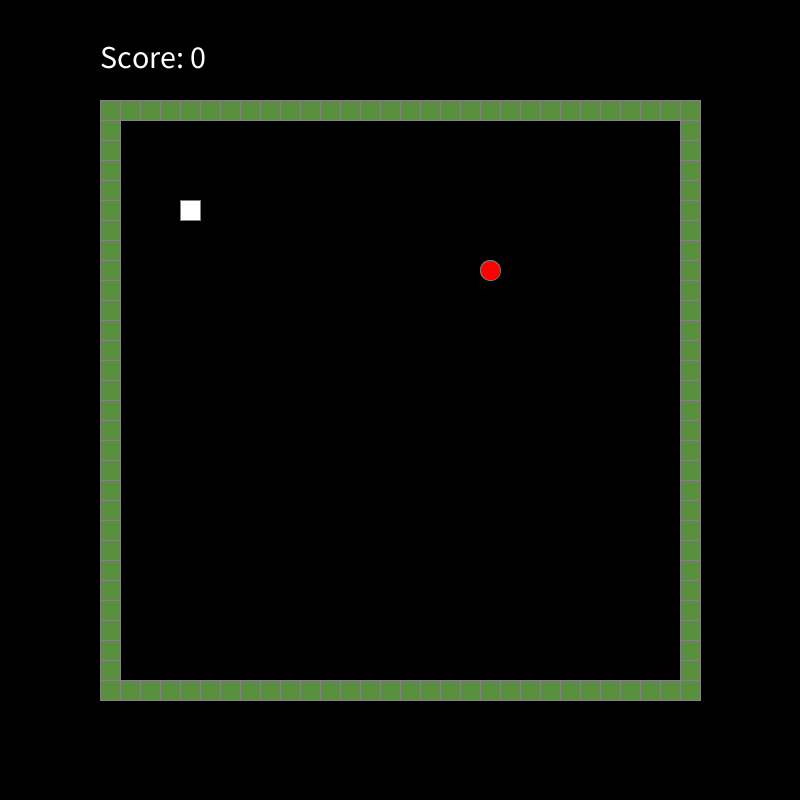
Frame 1 (no input)
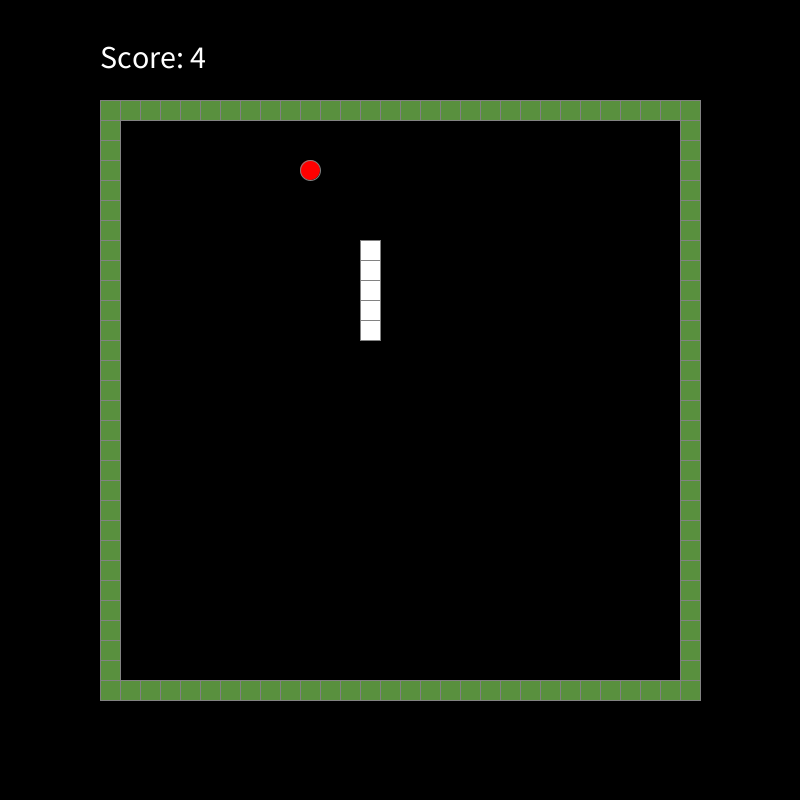
Frame 60 (the mouse pressed at the canvas centre just before this capture)
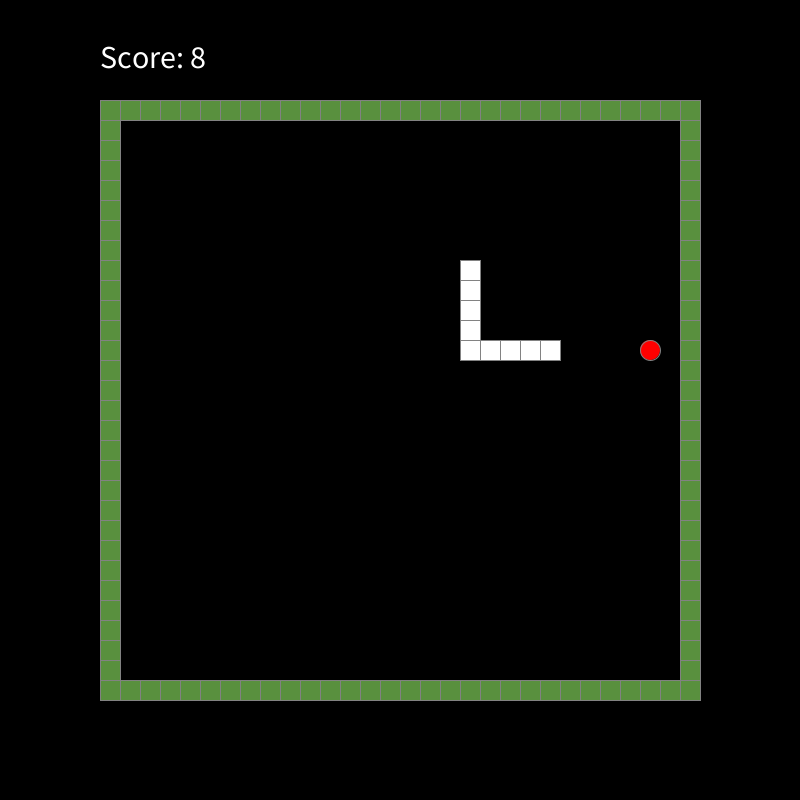
Frame 120 (the mouse held since frame 60 and released just before this capture)

The Processing sketch that drew these frames (run headless with seeded random() and noise(); from frame 60 on, the mouse is pressed at the canvas centre):

// Processing sketch: Game
// ── Game.pde
import java.util.Iterator;

// In this file, all global variables are declared and initialized,
// and the draw() method is defined, which is called 60 times per second.

int grid_w;
int grid_h;
int grid_s;
boolean[][] grid;
boolean gameActive;
Player PL;
ArrayList<TurnBlock> activeTurnBlocks;
Food food;
int score;
boolean botPlayer = true;

// This method is called at startup
void setup() {
    size(800, 800);
    background(0);
    grid_w = 30;
    grid_h = 30;
    grid_s = 20;
    grid = new boolean[grid_w][grid_h];
    gameActive = true;
    PL = new Player(4, 4);
    activeTurnBlocks = new ArrayList<TurnBlock>();
    food = new Food();
    score = 0;
    frameRate(10);
}

// This method is called 60 times per seconds
void draw() {
    if (gameActive) {
        updateLogic();
        drawEverything();
    } else {
        drawGameOver();
    }
}

// ── Draw.pde
void drawEverything() {
    // Draw game elements
    translate((width - grid_s * grid_w)/2, (height - grid_s * grid_h)/2);
    //drawGrid();
    drawWalls();
    food.draw();
    PL.draw();
    drawScore();
}

void drawWalls() {
    for (int x = 0; x < grid_w; x++) {
        for (int y = 0; y < grid_h; y++) {
            stroke(130, 130, 130);
            if (x == 0 || y == 0 || x == grid_w - 1 || y == grid_h - 1) {
                fill(89, 144, 62);
                rect(x * grid_s, y * grid_s, grid_s, grid_s);
            }
        }
    }
}

void drawScore() {
    fill(color(255, 255, 255));
    textSize(32);
    text("Score: " + score, 0, - 33);
}

// Draw game over screen
void drawGameOver() {
    fill(color(255, 255, 255));
    textSize(32);
    text("Game over. Press space to restart.", width/5, 35);
}

// Maybe the grid should not be drawn?
void drawGrid() {
    for (int x = 0; x < grid_w; x++) {
        for (int y = 0; y < grid_h; y++) {
            stroke(130, 130, 130);
            if (grid[x][y]) {
                fill(255, 255, 255);
                rect(x * grid_s, y * grid_s, grid_s, grid_s);
            } else {
                fill(0, 0, 0);
                rect(x * grid_s, y * grid_s, grid_s, grid_s);
            }
        }
    }
}

// ── Food.pde
public class Food {
    int x;
    int y;

    public Food() {
        randomizeLocation();
    }

    void randomizeLocation() {
        x = int(random(1, grid_w - 1));
        y = int(random(1, grid_h - 1));
    }

    public void draw() {
        fill(255, 0, 0);
        ellipseMode(CORNER);
        circle(x * grid_s, y * grid_s, grid_s);
    }
}

// ── GameLogic.pde
void updateLogic() {
    background(0);
    // Update game logic
    if (botPlayer) {
        botCommands();
    }
    PL.updatePosition();
    checkIfPlayerCollidesWall();
    removeTurnBlockIfNoSnakeOnIt();
    checkIfPlayerOnFood();
}

void removeTurnBlockIfNoSnakeOnIt() {
    Iterator<TurnBlock> iterator = activeTurnBlocks.iterator();
    while (iterator.hasNext()) {
        TurnBlock turnBlock = iterator.next();
        boolean willRemove = true;
        for (TailBlock tailBlock : PL.tailBlocks) {
            if (tailBlock.hasCoordinates(turnBlock.x, turnBlock.y)) {
                willRemove = false;
            }
        }
        if (willRemove) {
            iterator.remove();
        }
    }
}

void checkIfPlayerOnFood() {
    if (PL.hasCoordinates(food.x, food.y)) {
        PL.addTailBlock();
        food.randomizeLocation();
        score++;
    }
}

void checkIfPlayerCollidesWall() {
    if (PL.x <= 0 || PL.y <= 0 || PL.x >= grid_w - 1 || PL.y >= grid_h - 1) {
        gameActive = false;
    }
}

// ── Input.pde
void keyPressed() {
    if (gameActive) {
        if (key == CODED) {
            if (keyCode == DOWN && !PL.directionLastMoved.equals("up")) {
                PL.changeDirection("down");
            }
            if (keyCode == UP && !PL.directionLastMoved.equals("down")) {
                PL.changeDirection("up");
            }
            if (keyCode == RIGHT && !PL.directionLastMoved.equals("left")) {
                PL.changeDirection("right");
            }
            if (keyCode == LEFT && !PL.directionLastMoved.equals("right")) {
                PL.changeDirection("left");
            }
        }
    } else if (key == ' ') {
        setup();
    }
}

void botCommands() {
    int xFoodDiff = food.x - PL.x;
    int yFoodDiff = food.y - PL.y;

    if (xFoodDiff > 0) {
        PL.changeDirection("right");
    } else if (xFoodDiff < 0) {
        PL.changeDirection("left");
    }
    if (yFoodDiff > 0) {
        PL.changeDirection("down");
    } else if (yFoodDiff < 0) {
        PL.changeDirection("up");
    }
}

// ── Player.pde
public class Player {
    int x;
    int y;
    String direction;
    String directionLastMoved;
    ArrayList<TailBlock> tailBlocks;
    boolean justAddedTailBlock;

    public Player(int x, int y) {
        this.x = x;
        this.y = y;
        direction = "down";
        tailBlocks = new ArrayList<TailBlock>();
        justAddedTailBlock = false;
    }

    public void updatePosition() {
        switch (direction) {
        case "down":
            y++;
            break;
        case "up":
            y--;
            break;
        case "right":
            x++;
            break;
        case "left":
            x--;
            break;
        }
        directionLastMoved = direction;

        if (headCollidesWithTail()) {
            gameActive = false;
        }

        for (TailBlock tailBlock : tailBlocks) {
            for (TurnBlock turnBlock : activeTurnBlocks) {
                if (tailBlock.hasCoordinates(turnBlock.x, turnBlock.y)) {
                    tailBlock.direction = turnBlock.direction;
                }
            }
        }

        updateTailBlocksPosition();
    }

    public boolean headCollidesWithTail() {
        for (TailBlock tailBlock : tailBlocks) {
            if (hasCoordinates(tailBlock.x, tailBlock.y)) {
                return true;
            }
        }
        return false;
    }

    public void changeDirection(String newDirection) {
        direction = newDirection;
        activeTurnBlocks.add(new TurnBlock(x, y, direction));
    }

    public void updateTailBlocksPosition() {
        if (justAddedTailBlock) {
            justAddedTailBlock = false;
            for (TailBlock tailBlock : tailBlocks) {
                if (tailBlock.wasJustAdded) {
                    tailBlock.updatePosition();
                    tailBlock.wasJustAdded = false;
                }
            }
        } else {
            for (TailBlock tailBlock : tailBlocks) {
                tailBlock.updatePosition();
            }
        }
    }

    public boolean hasCoordinates(int x, int y) {
        return this.x == x && this.y == y;
    }

    public void addTailBlock() {
        switch (direction) {
        case "down":
            tailBlocks.add(0, new TailBlock(x, y - 1, direction));
            break;
        case "up":
            tailBlocks.add(0, new TailBlock(x, y + 1, direction));
            break;
        case "right":
            tailBlocks.add(0, new TailBlock(x - 1, y, direction));
            break;
        case "left":
            tailBlocks.add(0, new TailBlock(x + 1, y, direction));
            break;
        }
        justAddedTailBlock = true;
    }

    public void draw() {
        fill(255, 255, 255);
        rect(x * grid_s, y * grid_s, grid_s, grid_s);
        for (TailBlock tailBlock : tailBlocks) {
            tailBlock.draw();
        }
    }
}

// ── TailBlock.pde
public class TailBlock {
    int x;
    int y;
    String direction;
    boolean wasJustAdded;

    public TailBlock(int startX, int startY, String direction) {
        this.x = startX;
        this.y = startY;
        this.direction = direction;
        wasJustAdded = true;
    }

    public void updatePosition() {

        switch (direction) {
        case "down":
            y++;
            break;
        case "up":
            y--;
            break;
        case "right":
            x++;
            break;
        case "left":
            x--;
            break;
        }
    }

    public boolean hasCoordinates(int x, int y) {
        return this.x == x && this.y == y;
    }

    public void draw() {
        fill(255, 255, 255);
        rect(x * grid_s, y * grid_s, grid_s, grid_s);
    }
}

// ── TurnBlock.pde
public class TurnBlock {
    int x;
    int y;
    String direction;

    public TurnBlock(int x, int y, String direction) {
        this.x = x;
        this.y = y;
        this.direction = direction;
    }

    public boolean hasCoordinates(int x, int y) {
        return this.x == x && this.y == y;
    }
}
